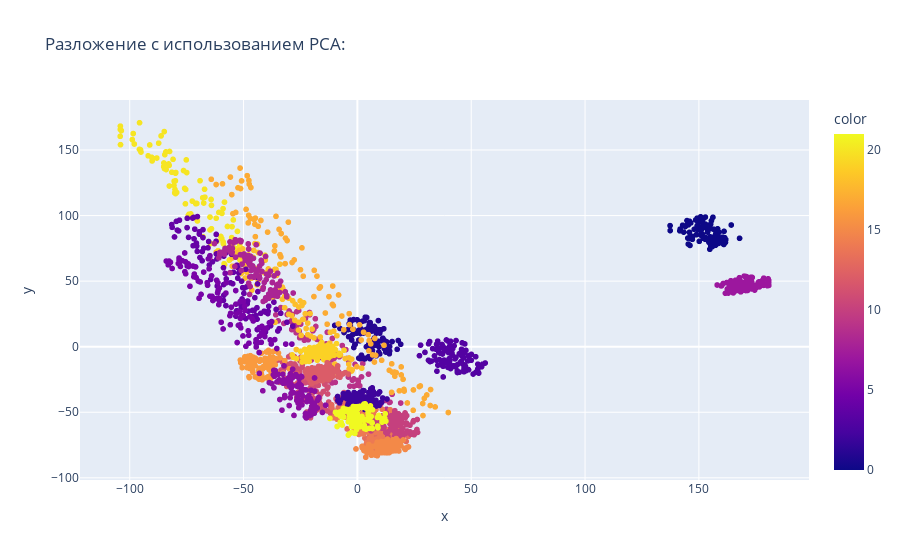

This figure's notebook cell:
### Markdown cell above
Разложение с использованием PCA:

### Code cell
from sklearn.decomposition import PCA
pca=PCA(n_components=2)
df_pca=pca.fit_transform(df.drop(['Label'],axis=1))
df_pca=pd.DataFrame(df_pca)
fig = px.scatter(x=df_pca[0],y=df_pca[1],color=df['Label'],title="Разложение с использованием PCA:")
fig.show()

### Figure 1 — Plotly figure (JSON) as saved in the notebook; plotly's stock layout.template omitted (floating-point values rounded to 4 significant figures; data arrays with more than 128 entries replaced by an {"elided": "..."} marker saying what was removed)
{"data": [{"hovertemplate": "x=%{x}<br>y=%{y}<br>color=%{marker.color}<extra></extra>", "legendgroup": "", "marker": {"color": {"elided": "2200 int values"}, "coloraxis": "coloraxis", "symbol": "circle"}, "mode": "markers", "name": "", "showlegend": false, "type": "scattergl", "x": {"elided": "2200 float values"}, "xaxis": "x", "y": {"elided": "2200 float values"}, "yaxis": "y"}], "layout": {"coloraxis": {"colorbar": {"title": {"text": "color"}}, "colorscale": [[0, "#0d0887"], [0.1111, "#46039f"], [0.2222, "#7201a8"], [0.3333, "#9c179e"], [0.4444, "#bd3786"], [0.5556, "#d8576b"], [0.6667, "#ed7953"], [0.7778, "#fb9f3a"], [0.8889, "#fdca26"], [1, "#f0f921"]]}, "legend": {"tracegroupgap": 0}, "title": {"text": "Разложение с использованием PCA:"}, "xaxis": {"anchor": "y", "domain": [0, 1], "title": {"text": "x"}}, "yaxis": {"anchor": "x", "domain": [0, 1], "title": {"text": "y"}}}}
